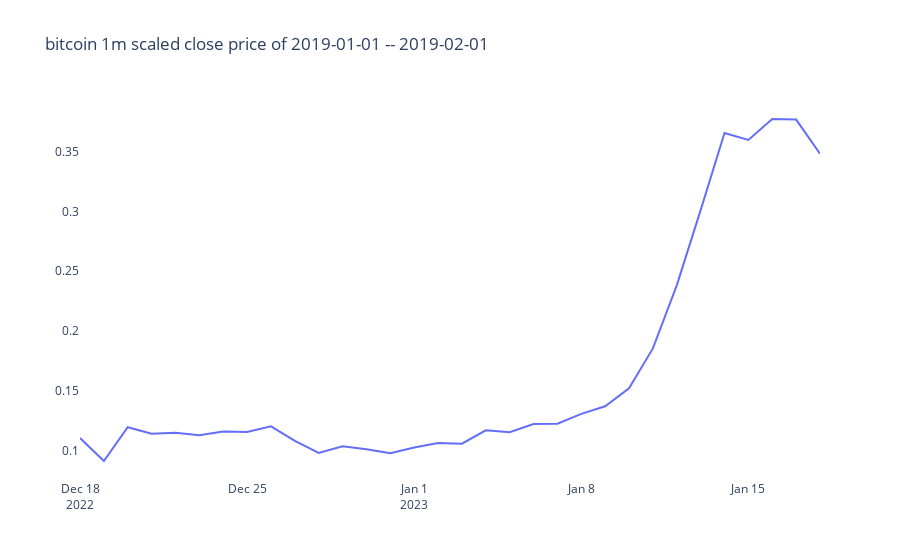

The code cell stored with this chart in its notebook:
### Markdown cell above
### pattern 3:

### Code cell
df_n = x
df_n['date'] = X.date
df_n = df_n[df_n['date'] >= '2022-12-18'][df_n['date'] <= '2023-01-18'].reset_index().drop(['index'], axis=1)
fig = go.Figure(data=[go.Scatter(x=df_n['date'],
                y=df_n['close'])])

fig.update_layout(plot_bgcolor="white", title_text='bitcoin 1m scaled close price of 2019-01-01 -- 2019-02-01')
fig.show()
